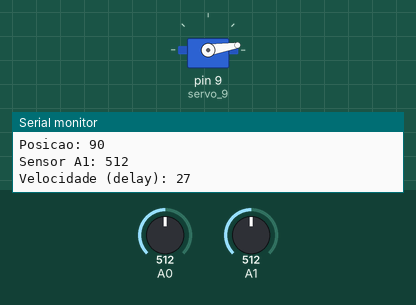
The sketch below on a simulated Arduino Uno, built with avr-gcc and run on an emulated ATmega328P. Shown: servo, the last lines printed to the serial monitor. The test bench sets the inputs (shaded band); at power-on: A0 = 512, A1 = 512.

Above: at 4.7 s.
4.8 s: A0 set to 900
At 5.78 s:
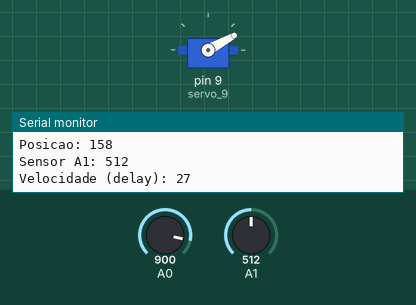
10.3 s: A0 set to 1023
At 10.76 s:
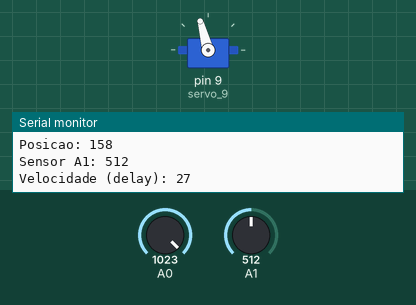
20.3 s: A1 set to 900
23.8 s: A1 set to 1023
27.3 s: A1 set to 716
At 27.78 s:
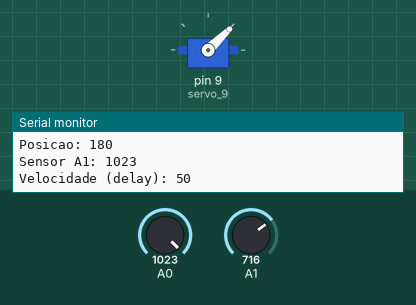
Timing chart, 0 to 31.8 s (numbered marks = the images above; inputs shaded):
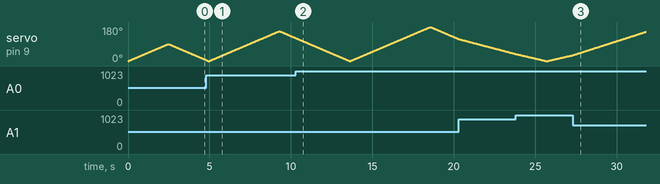

The sketch:

servo_ldr.ino
```cpp
#include <Servo.h>

int pos = 0;
int sensorValue = 0;
int sensorValue2 = 0;
int velocidade = 0;
int i = 0;

Servo servo_9;

void setup()
{
  servo_9.attach(9);
  pinMode(A0, INPUT);
  pinMode(A1, INPUT);
  Serial.begin(9600);
}

void loop()
{
  sensorValue = analogRead(A0);
  sensorValue2 = analogRead(A1);

  pos = map(sensorValue, 0, 1023, 0, 180);
  velocidade = map(sensorValue2, 0, 1023, 5, 50);

  Serial.print("Sensor A0: ");
  Serial.println(sensorValue);

  Serial.print("Posicao: ");
  Serial.println(pos);

  Serial.print("Sensor A1: ");
  Serial.println(sensorValue2);

  Serial.print("Velocidade (delay): ");
  Serial.println(velocidade);

  for (i = 0; i <= pos; i++) {
    sensorValue2 = analogRead(A1);
    velocidade = map(sensorValue2, 0, 1023, 5, 50);

    servo_9.write(i);
    delay(velocidade);
  }

  for (i = pos; i >= 0; i--) {
    sensorValue2 = analogRead(A1);
    velocidade = map(sensorValue2, 0, 1023, 5, 50);

    servo_9.write(i);
    delay(velocidade);
  }
}
```
